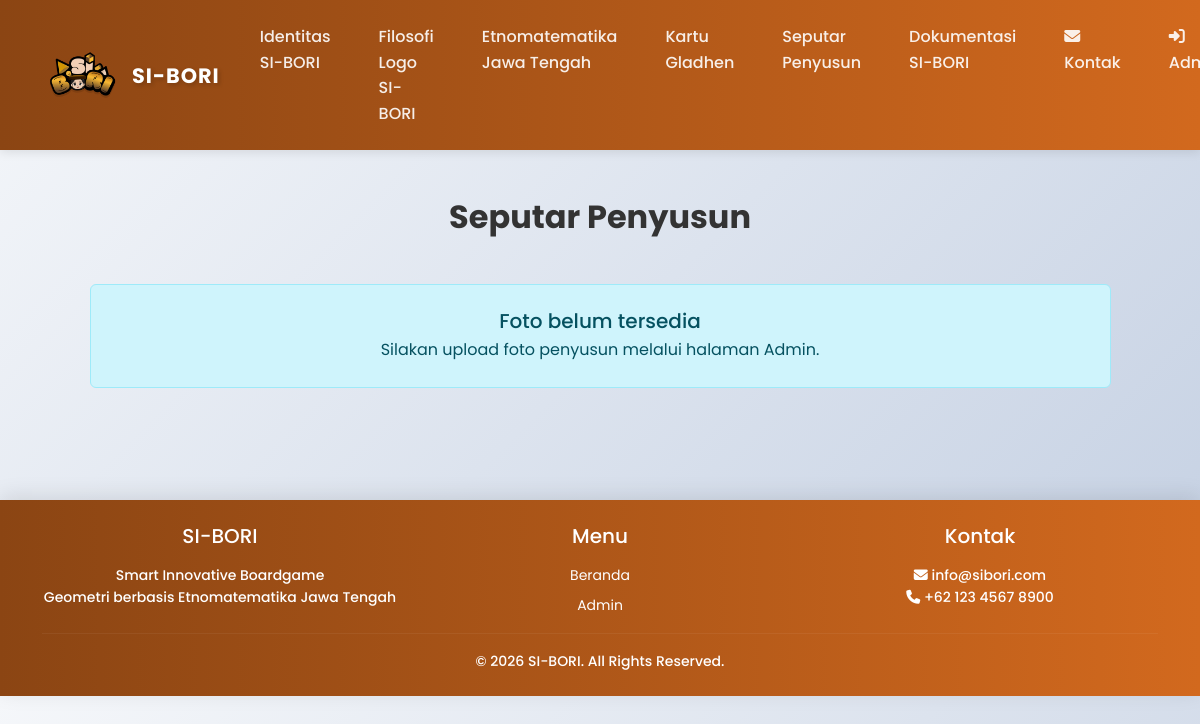
Page /menu/penyusun.php on the committed database.
### tables this page shows
CREATE TABLE `menu` (
  `id` int(11) NOT NULL,
  `slug` varchar(50) DEFAULT NULL,
  `judul` varchar(100) DEFAULT NULL,
  `konten` text DEFAULT NULL,
  `foto` text DEFAULT NULL
);

### menu/penyusun.php (the view, shortened to what this page needs)
<?php
include '../head.php';
include '../header.php';
include '../config/database.php';
$slug = 'penyusun';
$data = $conn->query("SELECT * FROM menu WHERE slug='$slug'")->fetch_assoc();
$foto_gallery = [];
?>
<div class="container py-5">
    <h2 class="text-center mb-5 fw-bold"><?php echo htmlspecialchars($data['judul']); ?></h2>
    <div class="row">
        <div class="col-md-11 mx-auto">
            <?php if (!empty($foto_gallery)): ?>
                <div class="penyusun-wrap">
                    <?php foreach ($foto_gallery as $i => $foto): ?>
                        <div class="penyusun-card" onclick="lbOpen(<?= $i ?>)">
                            <img src="../assets/img/uploads/<?= htmlspecialchars($foto) ?>"
                                 alt="Penyusun <?= $i + 1 ?>" loading="lazy">
                        </div>
                    <?php endforeach; ?>
                </div>
            <?php else: ?>
                <div class="alert alert-info text-center py-4">
                    <h5 class="mb-1">Foto belum tersedia</h5>
                    <p class="mb-0">Silakan upload foto penyusun melalui halaman Admin.</p>
                </div>
            <?php endif; ?>
        </div>
    </div>
</div>
<?php include '../footer.php'; ?>

### header.php (shortened to what this page needs)
<?php
$isInSubfolder = (strpos($_SERVER['PHP_SELF'], '/menu/') !== false ||
                  strpos($_SERVER['PHP_SELF'], '/admin/') !== false);
$basePath = $isInSubfolder ? '../' : '';
?>
<nav class="navbar navbar-expand-lg navbar-dark navbar-sticky" style="background: linear-gradient(90deg, #8B4513, #D2691E) !important; padding: 1rem 0;">
    <div class="container">
        <a class="navbar-brand fw-bold d-flex align-items-center" href="<?php echo $basePath; ?>index.php" style="font-size: 1.3rem; letter-spacing: 1px;">
            <img src="<?php echo $basePath; ?>assets/img/LOGO SI-BORI.png"
                 alt="SI-BORI"
                 style="height: 80px;
                        width: auto;
                        margin-right: 10px;
                        padding: 5px;
                        border-radius: 8px;">
            <span>SI-BORI</span>
        </a>
        <div class="collapse navbar-collapse" id="navbarNav">
            <ul class="navbar-nav ms-auto">
                <?php
                $currentSlug = $_GET['slug'] ?? '';
                $menus = $conn->query("SELECT slug, judul FROM menu ORDER BY id");
                if ($menus && $menus->num_rows > 0) {
                    while ($menu = $menus->fetch_assoc()) {
                        $menuSlug = $menu['slug'];
                        $menuJudul = htmlspecialchars($menu['judul']);
                        $isActive = ($currentSlug === $menuSlug) ? 'active' : '';
                        $menuUrl = $basePath . 'menu/view_menu.php?slug=' . $menuSlug;
                        echo "<li class='nav-item'>
                                <a class='nav-link {$isActive}' href='{$menuUrl}'>
                                    {$menuJudul}
                                </a>
                              </li>";
                    }
                } else {
                    echo "<li class='nav-item'>
                            <a class='nav-link' href='{$basePath}index.php'>
                                <i class='fas fa-home'></i> Home
                            </a>
                          </li>";
                }
                ?>
                <li class='nav-item'>
                    <a class='nav-link' href='<?php echo $basePath; ?>contact.php'>
                        <i class='fas fa-envelope'></i> Kontak
                    </a>
                </li>
                <?php if (isset($_SESSION['admin'])): ?>
                <li class='nav-item'>
                    <a class='nav-link' href='<?php echo $basePath; ?>admin/dashboard.php'>
                        <i class='fas fa-tachometer-alt'></i> Dashboard
                    </a>
                </li>
                <li class='nav-item'>
                    <a class='nav-link' href='<?php echo $basePath; ?>admin/logout.php'>
                        <i class='fas fa-sign-out-alt'></i> Logout
                    </a>
                </li>
                <?php else: ?>
                <li class='nav-item'>
                    <a class='nav-link' href='<?php echo $basePath; ?>admin/login.php'>
                        <i class='fas fa-sign-in-alt'></i> Admin
                    </a>
                </li>
                <?php endif; ?>
            </ul>
        </div>
    </div>
</nav>

### assets/css/style.css (style rules this page uses)
:root { --primary-color: #8B4513; --secondary-color: #D2691E; --accent-color: #FF6B35; --accent-light: #F7931E; --text-dark: #333; --text-light: #666; --bg-light: #f5f7fa; --bg-gradient: linear-gradient(135deg, #f5f7fa 0%, #c3cfe2 100%); --shadow-sm: 0 2px 10px rgba(0,0,0,0.1); --shadow-md: 0 4px 15px rgba(0,0,0,0.1); --shadow-lg: 0 8px 25px rgba(0,0,0,0.15); --transition: all 0.3s ease; }
* { margin: 0; padding: 0; box-sizing: border-box; }
body { background: var(--bg-gradient); font-family: 'Poppins', 'Segoe UI', Tahoma, Geneva, Verdana, sans-serif; color: var(--text-dark); line-height: 1.6; overflow-x: hidden; padding-top: 0; }
html { scroll-behavior: smooth; }
.navbar { background: linear-gradient(90deg, var(--primary-color), var(--secondary-color)) !important; box-shadow: var(--shadow-sm); padding: 1rem 0; transition: var(--transition); }
.navbar-brand { font-weight: 700; font-size: 1.5rem; letter-spacing: 1px; text-shadow: 2px 2px 4px rgba(0,0,0,0.2); }
.navbar-nav .nav-link { color: rgba(255,255,255,0.9) !important; font-weight: 500; margin: 0 0.5rem; padding: 0.5rem 1rem !important; border-radius: 8px; transition: var(--transition); }

### header.php (style rules this page uses)
.navbar-sticky { position: fixed; top: 0; left: 0; right: 0; z-index: 1030; transition: all 0.3s ease; box-shadow: 0 2px 10px rgba(0,0,0,0.1); }
body { padding-top: 150px; }
.navbar-brand { transition: all 0.3s ease; }
.navbar-nav .nav-link { position: relative; transition: all 0.3s ease; }
.navbar-nav .nav-link::after { content: ''; position: absolute; bottom: 0; left: 50%; width: 0; height: 2px; background: white; transition: all 0.3s ease; transform: translateX(-50%); }

### rows in the picture
menu: judul "Identitas SI-BORI"
menu: judul "Filosofi Logo SI-BORI"
menu: judul "Etnomatematika Jawa Tengah"
menu: judul "Kartu Gladhen"
menu: judul "Seputar Penyusun"
menu: judul "Dokumentasi SI-BORI"
